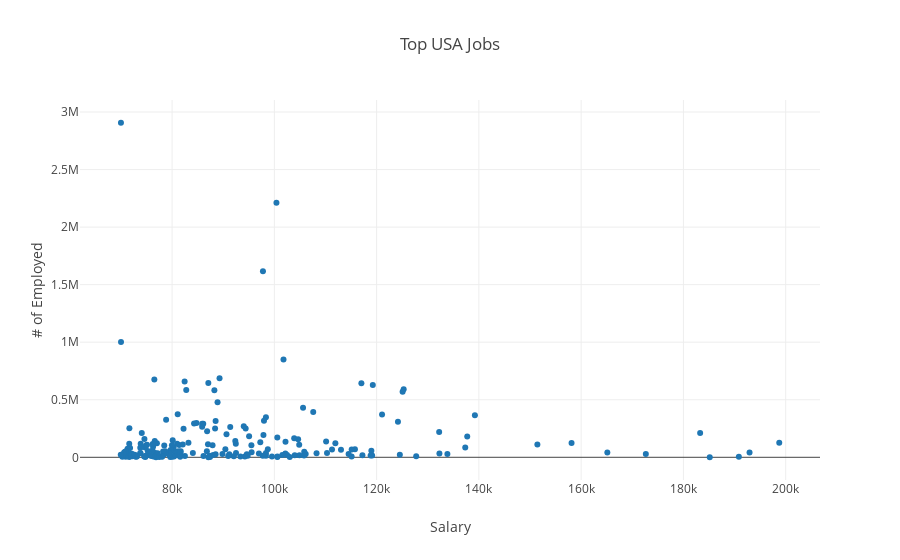

The cell this chart's notebook holds for it:
### Code cell
#I create a chart to find out whether HR, Sales & Research and Analysis show a high demand in the market
#at the moment
#The chart below indicates that number of people employeed does not seem to have much  of an effect on salary hikes
#except for roles above USD140K. 
import plotly.plotly as py
plotly.offline.init_notebook_mode(connected=True)
# use offline mode to avoid initial registration

trace1 = dict(x=listSalary,
              y=listNumberEd, 
              mode="markers", 
              text=listJob,
             )

data = [trace1]

layout = dict(title = 'Top USA Jobs',
             xaxis = dict(title = 'Salary'),
             yaxis = dict(title = '# of Employed'),
                      )
#    marker = dict(color='#ffcdd2'),

fig = dict(data=data, layout=layout)


plotly.offline.iplot(fig)

### Figure 1 — Plotly figure (JSON) as saved in the notebook; plotly's stock layout.template omitted (floating-point values rounded to 4 significant figures; data arrays with more than 128 entries replaced by an {"elided": "..."} marker saying what was removed)
{"data": [{"mode": "markers", "text": {"elided": "200 str values"}, "type": "scatter", "uid": "69231778-9a2c-11e8-9d5d-60f67705649f", "x": {"elided": "200 str values"}, "y": {"elided": "200 str values"}}], "layout": {"title": "Top USA Jobs", "xaxis": {"title": "Salary"}, "yaxis": {"title": "# of Employed"}}}
